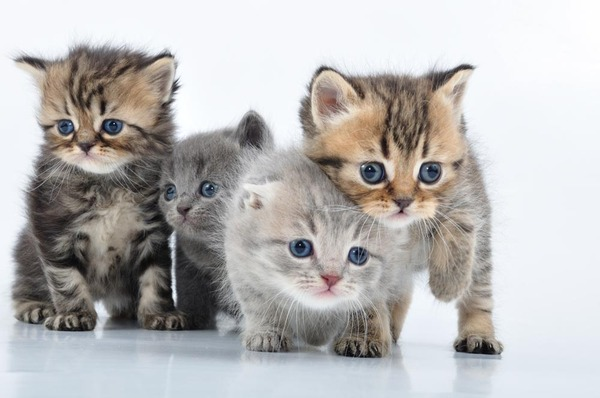
#> input picture Machine vision/week2/pics/cats.jpg, 600 x 398 px, found by its file name
$ python Color_channel.py
#> lines starting #> are read from the running program, lines starting #| are printed output that depends on the picture
import cv2 as cv
import matplotlib.pyplot as plt
import numpy as np

img = cv.imread('Machine vision\week2\pics\cats.jpg')
#> img is the input picture: shape (398, 600, 3); mean B, G, R 183.4, 184.1, 185.8
cv.imshow('cats',img)

blank = np.zeros(img.shape[:2], dtype='uint8')

b,g,r = cv.split(img)
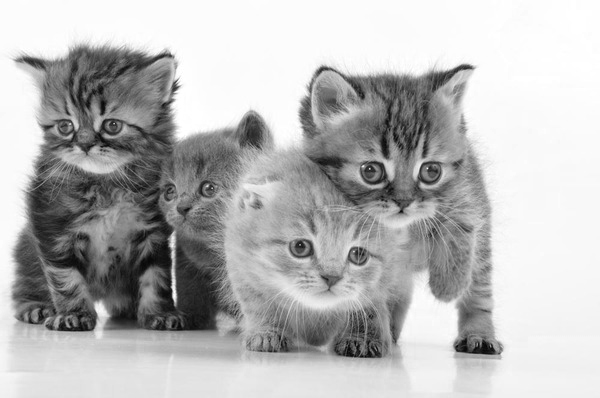
#> b: shape (398, 600); min 3, max 255, mean 183.4
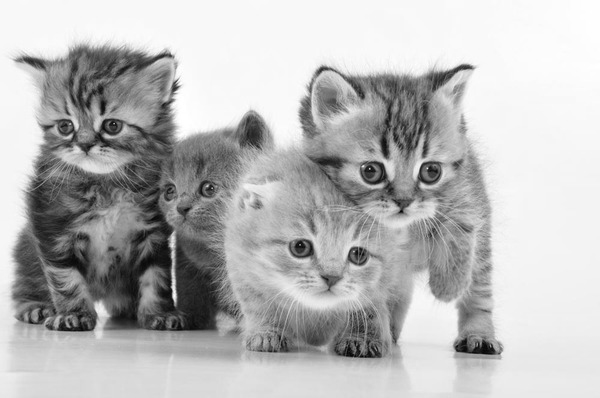
#> g: shape (398, 600); min 0, max 255, mean 184.1
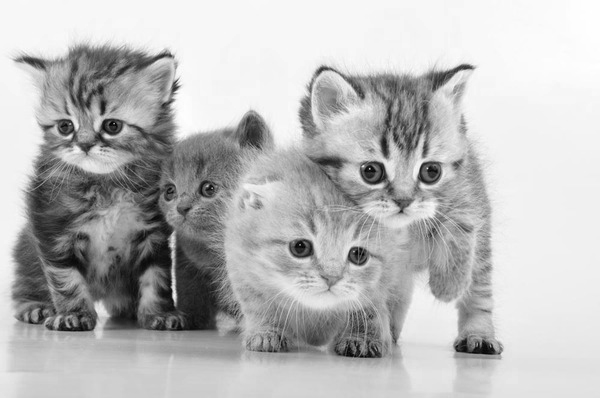
#> r: shape (398, 600); min 0, max 255, mean 185.8

# 三个通道的图片展示出来都是色度图，但三者之间有所区别
# 黑色的地方表示这里的所含的通道的颜色少，白色反之。
# 比如蓝天在蓝色通道图中看来来就比较白。
# cv.imshow('Blue',b)
# cv.imshow('Green',g)
# cv.imshow('Red',r)

# 将3个通道合成彩色图片
merged = cv.merge([b,g,r])
# cv.imshow('merged image',merged)

# 将单个颜色通道与黑色背景融合
blue = cv.merge([b,blank,blank])
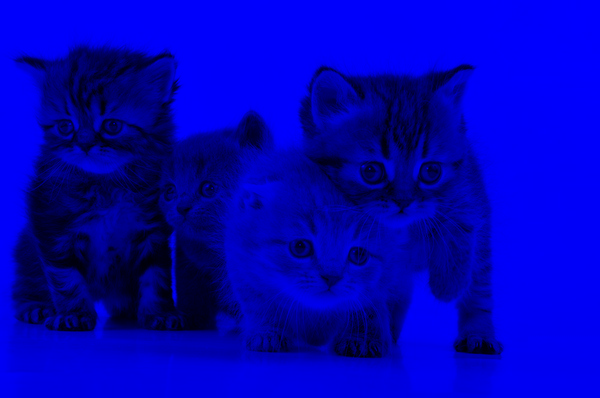
#> blue: shape (398, 600, 3); mean of channels 0, 1, 2 183.4, 0, 0; drawn as B, G, R
green = cv.merge([blank,g,blank])
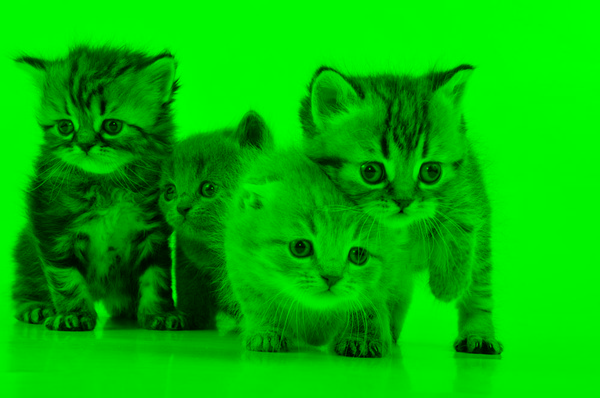
#> green: shape (398, 600, 3); mean of channels 0, 1, 2 0, 184.1, 0; drawn as B, G, R
red = cv.merge([blank,blank,r])
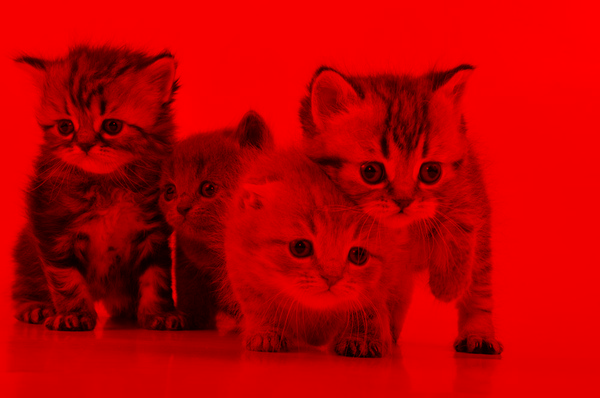
#> red: shape (398, 600, 3); mean of channels 0, 1, 2 0, 0, 185.8; drawn as B, G, R

cv.imshow('blue',blue)
cv.imshow('green',green)
cv.imshow('red',red)


cv.waitKey(0)

$ run again, with Machine vision/week2/pics/1.png saved as Machine vision/week2/pics/cats.jpg
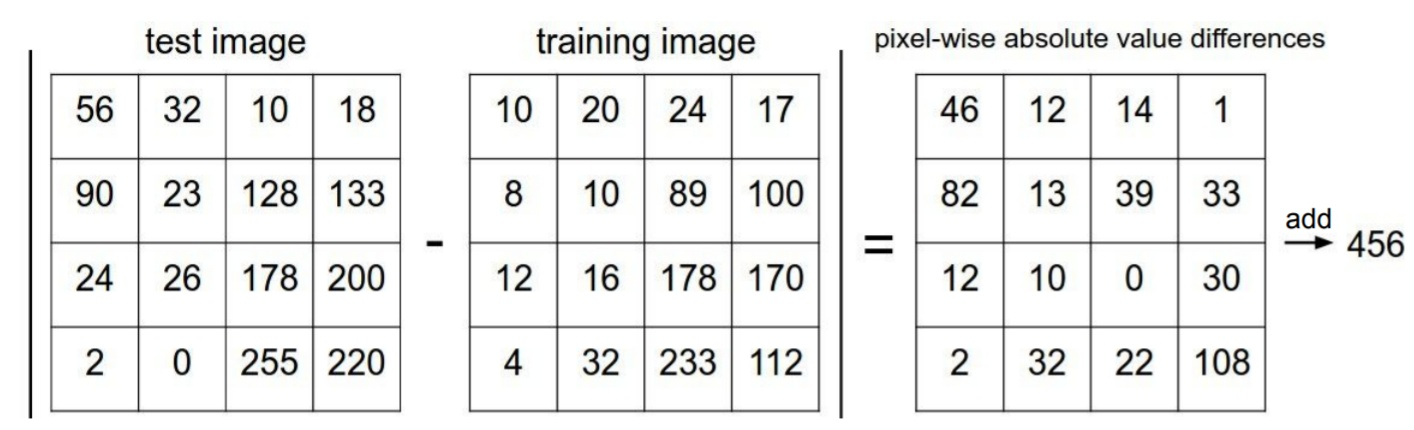
#> input picture Machine vision/week2/pics/1.png, 1414 x 430 px, found by its file name
#> img is the input picture: shape (430, 1414, 3); mean B, G, R 236.5, 236.9, 236.7
#> `green = cv.merge([blank,g,blank])`:
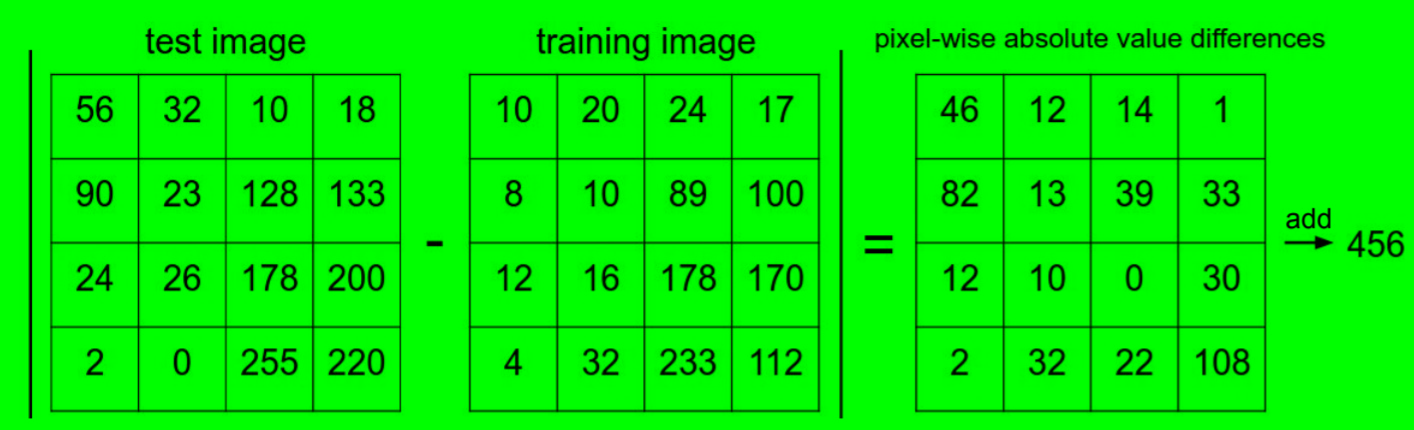
#> green: shape (430, 1414, 3); mean of channels 0, 1, 2 0, 236.9, 0; drawn as B, G, R
#> `red = cv.merge([blank,blank,r])`:
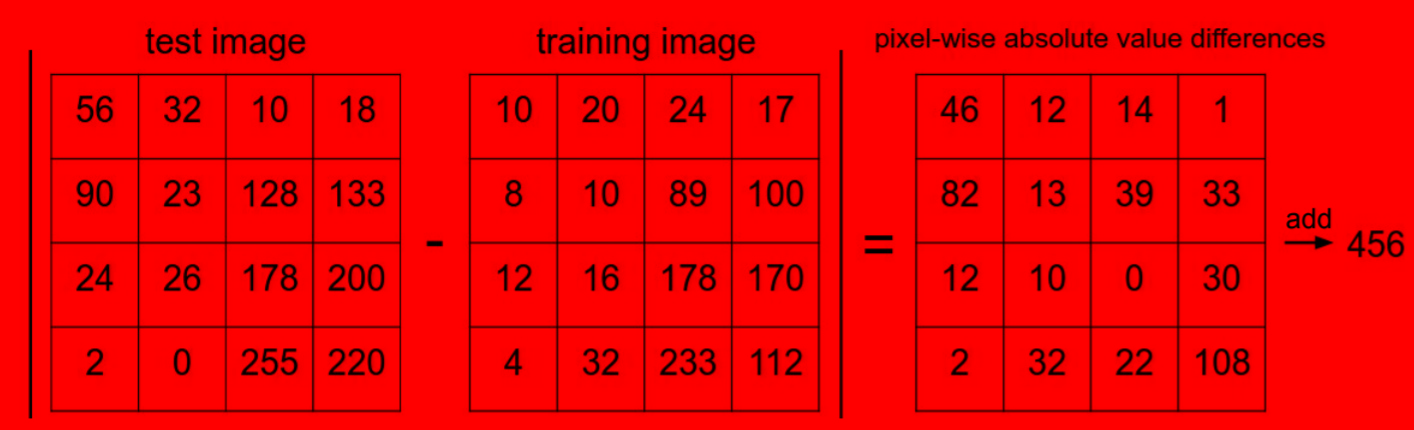
#> red: shape (430, 1414, 3); mean of channels 0, 1, 2 0, 0, 236.7; drawn as B, G, R
